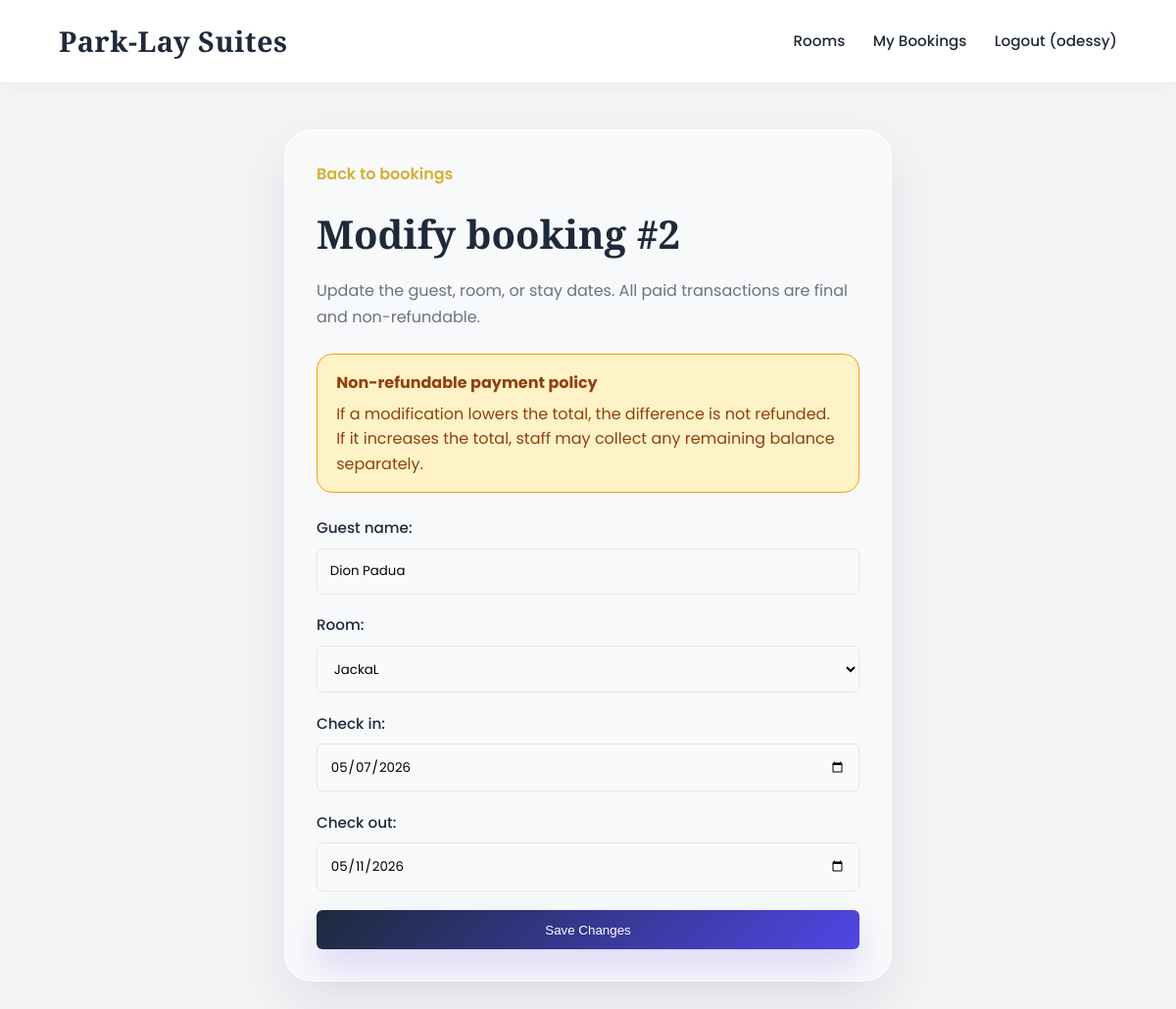
Page /booking/2/edit/ (signed in) on the committed database.
### core/models.py (models this page shows, shortened)
class User(AbstractUser):
    is_employee = models.BooleanField(default=False)
    is_customer = models.BooleanField(default=False)

class Booking(models.Model):
    STATUS_CHOICES = (
        ('Pending', 'Pending'),
        ('Confirmed', 'Confirmed'),
        ('Rejected', 'Rejected'),
        ('Cancelled', 'Cancelled'),
    )
    TYPE_CHOICES = (
        ('Online', 'Online'),
        ('Walk-in', 'Walk-in'),
    )
    customer = models.ForeignKey(User, on_delete=models.CASCADE, null=True, blank=True)
    guest_name = models.CharField(max_length=150) # Important for walk-ins
    room = models.ForeignKey(Room, on_delete=models.CASCADE)
    check_in = models.DateField()
    check_out = models.DateField()
    total_price = models.DecimalField(max_digits=10, decimal_places=2)
    booking_type = models.CharField(max_length=20, choices=TYPE_CHOICES, default='Online')
    status = models.CharField(max_length=20, choices=STATUS_CHOICES, default='Pending')
    gcash_reference = models.CharField(max_length=100, blank=True, null=True)
    payment_proof = models.ImageField(upload_to='payments/', blank=True, null=True)
    created_at = models.DateTimeField(auto_now_add=True)

### core/views.py (the view)
# urls.py: path('booking/<int:booking_id>/edit/', views.edit_booking, name='edit_booking'),
@login_required
def edit_booking(request, booking_id):
    booking = get_object_or_404(Booking, id=booking_id)
    if not user_can_manage_booking(request.user, booking):
        messages.error(request, "You do not have permission to modify that booking.")
        return redirect(booking_return_url(request.user))
    if booking.status in ['Rejected', 'Cancelled']:
        messages.warning(request, "Rejected or cancelled bookings can no longer be modified.")
        return redirect(booking_return_url(request.user))
    if request.method == 'POST':
        form = BookingUpdateForm(request.POST, instance=booking)
        if form.is_valid():
            updated_booking = form.save(commit=False)
            available = calculate_available_rooms(
                updated_booking.room,
                updated_booking.check_in,
                updated_booking.check_out,
                exclude_booking_id=booking.id,
            )
            if available > 0:
                old_total = booking.total_price
                updated_booking.total_price = calculate_booking_total(
                    updated_booking.room,
                    updated_booking.check_in,
                    updated_booking.check_out,
                )
                updated_booking.save()
                if updated_booking.total_price < old_total:
                    messages.warning(request, "Booking updated. Paid transactions are final and non-refundable, so any lower total is not refunded.")
                else:
                    messages.success(request, "Booking updated successfully. Paid transactions remain final and non-refundable.")
                return redirect(booking_return_url(request.user))
            form.add_error(None, 'Room is not available for these dates.')
    else:
        form = BookingUpdateForm(instance=booking)
    return render(request, 'core/booking_update_form.html', {
        'form': form,
        'booking': booking,
        'is_employee_view': request.user.is_employee,
    })

### core/forms.py (shortened to what this page needs)
class BookingUpdateForm(forms.ModelForm):
    check_in = forms.DateField(widget=forms.DateInput(attrs={'type': 'date'}))
    check_out = forms.DateField(widget=forms.DateInput(attrs={'type': 'date'}))
    class Meta:
        model = Booking
        fields = ['guest_name', 'room', 'check_in', 'check_out']

### core/models.py (called while the page is built)
    def __str__(self):
        return self.name

### core/views.py (called while the page is built)
def user_can_manage_booking(user, booking):
    if user.is_employee:
        return True
    return booking.customer_id == user.id and booking.status in ['Pending', 'Confirmed']

### core/templates/core/booking_update_form.html (shortened to what this page needs)
{% extends 'core/base.html' %}
{% block content %}
<section class="payment-account-page">
    <div class="payment-account-form-card">
        <a href="{% if is_employee_view %}{% url 'employee_dashboard' %}{% else %}{% url 'customer_dashboard' %}{% endif %}" class="back-link">Back to bookings</a>
        <h1>Modify booking #{{ booking.id }}</h1>
        <p>Update the guest, room, or stay dates. All paid transactions are final and non-refundable.</p>
        <div class="policy-note">
            <strong>Non-refundable payment policy</strong>
            <p>If a modification lowers the total, the difference is not refunded. If it increases the total, staff may collect any remaining balance separately.</p>
        </div>
        <form method="post" novalidate>
            {{ form.as_p }}
            <button type="submit" class="btn btn-primary">Save Changes</button>
        </form>
    </div>
</section>
{% endblock %}

### core/templates/core/base.html (shortened to what this page needs)
{% load static %}
<!DOCTYPE html>
<html lang="en">
<head>
    <link rel="stylesheet" href="{% static 'css/style.css' %}?v=1.3">
</head>
<body>
    <header>
        <h2>Park-Lay Suites</h2>
        <nav>
            {% if user.is_authenticated %}
                {% if user.is_employee %}
                    <a href="{% url 'employee_dashboard' %}">Dashboard</a>
                    <a href="{% url 'manage_customers' %}">Customers</a>
                    <a href="{% url 'add_room' %}">Add Room</a>
                    <a href="{% url 'walkin_booking' %}">Walk-in</a>
                {% else %}
                    <a href="{% url 'customer_home' %}">Rooms</a>
                    <a href="{% url 'customer_dashboard' %}">My Bookings</a>
                {% endif %}
                <a href="{% url 'logout' %}">Logout ({{ user.username }})</a>
            {% else %}
                <a href="{% url 'customer_home' %}">Home</a>
                <a href="{% url 'login' %}">Login</a>
                <a href="{% url 'register' %}">Register</a>
            {% endif %}
        </nav>
    </header>
    <main class="container">
        {% block content %}{% endblock %}
    </main>
</body>
</html>

### core/static/css/style.css (style rules this page uses)
:root { --primary: #1E293B; --secondary: #D4AF37; --bg-color: #F3F4F6; --text-dark: #1F2937; --text-light: #6B7280; --white: #FFFFFF; --border: #E5E7EB; --success: #10B981; }
* { box-sizing: border-box; margin: 0; padding: 0; }
body { font-family: 'Poppins', sans-serif; background-color: var(--bg-color); color: var(--text-dark); line-height: 1.6; }
header { background-color: var(--white); box-shadow: 0 2px 15px rgba(0,0,0,0.05); padding: 1.2rem 5%; display: flex; justify-content: space-between; align-items: center; position: sticky; top: 0; z-index: 100; }
header h2 { font-family: 'Playfair Display', serif; color: var(--primary); font-size: 1.8rem; letter-spacing: 0.5px; }
nav a { color: var(--text-dark); text-decoration: none; margin-left: 1.5rem; font-weight: 500; font-size: 0.95rem; transition: color 0.3s ease; }
.container { max-width: 1200px; margin: 3rem auto; padding: 0 1.5rem; }
h1 { font-family: 'Playfair Display', serif; color: var(--primary); margin-bottom: 2.5rem; text-align: center; font-size: 2.5rem; }
.btn { display: inline-block; padding: 0.8rem 1.5rem; background: var(--primary); color: var(--white); text-decoration: none; border-radius: 6px; border: none; font-weight: 500; cursor: pointer; transition: background 0.3s ease; text-align: center; width: 100%; margin-top: auto; }
form p { margin-bottom: 1.2rem; }
form label { display: block; font-weight: 500; margin-bottom: 0.5rem; color: var(--primary); font-size: 0.95rem; }
form input, form select, form textarea { width: 100%; padding: 0.8rem; border: 1px solid var(--border); border-radius: 6px; font-family: 'Poppins', sans-serif; transition: border-color 0.3s ease; background-color: #F9FAFB; }
.btn-primary { background: linear-gradient(135deg, #1E293B 0%, #4F46E5 100%); color: #fff; box-shadow: 0 18px 34px rgba(79, 70, 229, 0.18); }
.payment-account-page { display: flex; justify-content: center; }
.payment-account-form-card { width: min(100%, 620px); background: rgba(255,255,255,0.42); border: 1px solid rgba(255,255,255,0.75); backdrop-filter: blur(22px); border-radius: 28px; padding: 2rem; box-shadow: 0 22px 55px rgba(15, 23, 42, 0.08); }
.payment-account-form-card h1 { text-align: left; margin-bottom: 0.75rem; }
.payment-account-form-card > p { color: var(--text-light); line-height: 1.7; margin-bottom: 1.5rem; }
.policy-note { padding: 1rem 1.2rem; margin-bottom: 1.5rem; border-radius: 16px; background: #FEF3C7; color: #92400E; border: 1px solid #F59E0B; }
.policy-note strong { display: block; margin-bottom: 0.35rem; }
.policy-note p { margin: 0; line-height: 1.6; }
.back-link { display: inline-block; margin-bottom: 1rem; color: var(--secondary); text-decoration: none; font-weight: 600; transition: color 0.3s ease; }

### rows in the picture
User: username "odessy"
Booking: id "2", guest_name "Dion Padua", room "JackaL", check_in "05/07/2026", check_out "05/11/2026"
